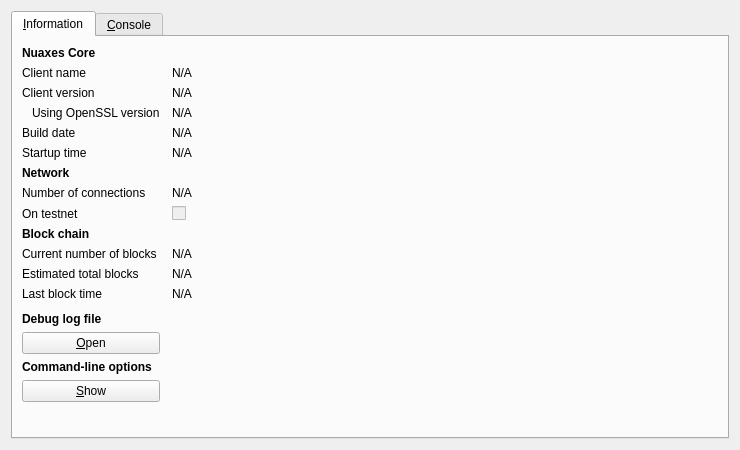
<?xml version="1.0" encoding="UTF-8"?>
<ui version="4.0">
 <class>RPCConsole</class>
 <widget class="QDialog" name="RPCConsole">
  <property name="geometry">
   <rect>
    <x>0</x>
    <y>0</y>
    <width>740</width>
    <height>450</height>
   </rect>
  </property>
  <property name="windowTitle">
   <string>Nuaxes - Debug window</string>
  </property>
  <layout class="QVBoxLayout" name="verticalLayout_2">
   <item>
    <widget class="QTabWidget" name="tabWidget">
     <property name="currentIndex">
      <number>0</number>
     </property>
     <widget class="QWidget" name="tab_info">
      <attribute name="title">
       <string>&amp;Information</string>
      </attribute>
      <layout class="QGridLayout" name="gridLayout" columnstretch="0,1">
       <property name="horizontalSpacing">
        <number>12</number>
       </property>
       <item row="0" column="0">
        <widget class="QLabel" name="label_9">
         <property name="font">
          <font>
           <weight>75</weight>
           <bold>true</bold>
          </font>
         </property>
         <property name="text">
          <string>Nuaxes Core</string>
         </property>
        </widget>
       </item>
       <item row="1" column="0">
        <widget class="QLabel" name="label_5">
         <property name="text">
          <string>Client name</string>
         </property>
        </widget>
       </item>
       <item row="1" column="1">
        <widget class="QLabel" name="clientName">
         <property name="cursor">
          <cursorShape>IBeamCursor</cursorShape>
         </property>
         <property name="text">
          <string>N/A</string>
         </property>
         <property name="textFormat">
          <enum>Qt::PlainText</enum>
         </property>
         <property name="textInteractionFlags">
          <set>Qt::LinksAccessibleByMouse|Qt::TextSelectableByKeyboard|Qt::TextSelectableByMouse</set>
         </property>
        </widget>
       </item>
       <item row="2" column="0">
        <widget class="QLabel" name="label_6">
         <property name="text">
          <string>Client version</string>
         </property>
        </widget>
       </item>
       <item row="2" column="1">
        <widget class="QLabel" name="clientVersion">
         <property name="cursor">
          <cursorShape>IBeamCursor</cursorShape>
         </property>
         <property name="text">
          <string>N/A</string>
         </property>
         <property name="textFormat">
          <enum>Qt::PlainText</enum>
         </property>
         <property name="textInteractionFlags">
          <set>Qt::LinksAccessibleByMouse|Qt::TextSelectableByKeyboard|Qt::TextSelectableByMouse</set>
         </property>
        </widget>
       </item>
       <item row="3" column="0">
        <widget class="QLabel" name="label_14">
         <property name="text">
          <string>Using OpenSSL version</string>
         </property>
         <property name="indent">
          <number>10</number>
         </property>
        </widget>
       </item>
       <item row="3" column="1">
        <widget class="QLabel" name="openSSLVersion">
         <property name="cursor">
          <cursorShape>IBeamCursor</cursorShape>
         </property>
         <property name="text">
          <string>N/A</string>
         </property>
         <property name="textFormat">
          <enum>Qt::PlainText</enum>
         </property>
         <property name="textInteractionFlags">
          <set>Qt::LinksAccessibleByMouse|Qt::TextSelectableByKeyboard|Qt::TextSelectableByMouse</set>
         </property>
        </widget>
       </item>
       <item row="4" column="0">
        <widget class="QLabel" name="label_12">
         <property name="text">
          <string>Build date</string>
         </property>
        </widget>
       </item>
       <item row="4" column="1">
        <widget class="QLabel" name="buildDate">
         <property name="cursor">
          <cursorShape>IBeamCursor</cursorShape>
         </property>
         <property name="text">
          <string>N/A</string>
         </property>
         <property name="textFormat">
          <enum>Qt::PlainText</enum>
         </property>
         <property name="textInteractionFlags">
          <set>Qt::LinksAccessibleByMouse|Qt::TextSelectableByKeyboard|Qt::TextSelectableByMouse</set>
         </property>
        </widget>
       </item>
       <item row="5" column="0">
        <widget class="QLabel" name="label_13">
         <property name="text">
          <string>Startup time</string>
         </property>
        </widget>
       </item>
       <item row="5" column="1">
        <widget class="QLabel" name="startupTime">
         <property name="cursor">
          <cursorShape>IBeamCursor</cursorShape>
         </property>
         <property name="text">
          <string>N/A</string>
         </property>
         <property name="textFormat">
          <enum>Qt::PlainText</enum>
         </property>
         <property name="textInteractionFlags">
          <set>Qt::LinksAccessibleByMouse|Qt::TextSelectableByKeyboard|Qt::TextSelectableByMouse</set>
         </property>
        </widget>
       </item>
       <item row="6" column="0">
        <widget class="QLabel" name="label_11">
         <property name="font">
          <font>
           <weight>75</weight>
           <bold>true</bold>
          </font>
         </property>
         <property name="text">
          <string>Network</string>
         </property>
        </widget>
       </item>
       <item row="7" column="0">
        <widget class="QLabel" name="label_7">
         <property name="text">
          <string>Number of connections</string>
         </property>
        </widget>
       </item>
       <item row="7" column="1">
        <widget class="QLabel" name="numberOfConnections">
         <property name="cursor">
          <cursorShape>IBeamCursor</cursorShape>
         </property>
         <property name="text">
          <string>N/A</string>
         </property>
         <property name="textFormat">
          <enum>Qt::PlainText</enum>
         </property>
         <property name="textInteractionFlags">
          <set>Qt::LinksAccessibleByMouse|Qt::TextSelectableByKeyboard|Qt::TextSelectableByMouse</set>
         </property>
        </widget>
       </item>
       <item row="8" column="0">
        <widget class="QLabel" name="label_8">
         <property name="text">
          <string>On testnet</string>
         </property>
        </widget>
       </item>
       <item row="8" column="1">
        <widget class="QCheckBox" name="isTestNet">
         <property name="enabled">
          <bool>false</bool>
         </property>
         <property name="text">
          <string/>
         </property>
        </widget>
       </item>
       <item row="9" column="0">
        <widget class="QLabel" name="label_10">
         <property name="font">
          <font>
           <weight>75</weight>
           <bold>true</bold>
          </font>
         </property>
         <property name="text">
          <string>Block chain</string>
         </property>
        </widget>
       </item>
       <item row="10" column="0">
        <widget class="QLabel" name="label_3">
         <property name="text">
          <string>Current number of blocks</string>
         </property>
        </widget>
       </item>
       <item row="10" column="1">
        <widget class="QLabel" name="numberOfBlocks">
         <property name="cursor">
          <cursorShape>IBeamCursor</cursorShape>
         </property>
         <property name="text">
          <string>N/A</string>
         </property>
         <property name="textFormat">
          <enum>Qt::PlainText</enum>
         </property>
         <property name="textInteractionFlags">
          <set>Qt::LinksAccessibleByMouse|Qt::TextSelectableByKeyboard|Qt::TextSelectableByMouse</set>
         </property>
        </widget>
       </item>
       <item row="11" column="0">
        <widget class="QLabel" name="label_4">
         <property name="text">
          <string>Estimated total blocks</string>
         </property>
        </widget>
       </item>
       <item row="11" column="1">
        <widget class="QLabel" name="totalBlocks">
         <property name="cursor">
          <cursorShape>IBeamCursor</cursorShape>
         </property>
         <property name="text">
          <string>N/A</string>
         </property>
         <property name="textFormat">
          <enum>Qt::PlainText</enum>
         </property>
         <property name="textInteractionFlags">
          <set>Qt::LinksAccessibleByMouse|Qt::TextSelectableByKeyboard|Qt::TextSelectableByMouse</set>
         </property>
        </widget>
       </item>
       <item row="12" column="0">
        <widget class="QLabel" name="label_2">
         <property name="text">
          <string>Last block time</string>
         </property>
        </widget>
       </item>
       <item row="12" column="1">
        <widget class="QLabel" name="lastBlockTime">
         <property name="cursor">
          <cursorShape>IBeamCursor</cursorShape>
         </property>
         <property name="text">
          <string>N/A</string>
         </property>
         <property name="textFormat">
          <enum>Qt::PlainText</enum>
         </property>
         <property name="textInteractionFlags">
          <set>Qt::LinksAccessibleByMouse|Qt::TextSelectableByKeyboard|Qt::TextSelectableByMouse</set>
         </property>
        </widget>
       </item>
       <item row="13" column="0">
        <spacer name="verticalSpacer_2">
         <property name="orientation">
          <enum>Qt::Vertical</enum>
         </property>
         <property name="sizeHint" stdset="0">
          <size>
           <width>20</width>
           <height>20</height>
          </size>
         </property>
        </spacer>
       </item>
       <item row="14" column="0">
        <widget class="QLabel" name="labelDebugLogfile">
         <property name="font">
          <font>
           <weight>75</weight>
           <bold>true</bold>
          </font>
         </property>
         <property name="text">
          <string>Debug log file</string>
         </property>
        </widget>
       </item>
       <item row="15" column="0">
        <widget class="QPushButton" name="openDebugLogfileButton">
         <property name="toolTip">
          <string>Open the Nuaxes debug log file from the current data directory. This can take a few seconds for large log files.</string>
         </property>
         <property name="text">
          <string>&amp;Open</string>
         </property>
         <property name="autoDefault">
          <bool>false</bool>
         </property>
        </widget>
       </item>
       <item row="16" column="0">
        <widget class="QLabel" name="labelCLOptions">
         <property name="font">
          <font>
           <weight>75</weight>
           <bold>true</bold>
          </font>
         </property>
         <property name="text">
          <string>Command-line options</string>
         </property>
        </widget>
       </item>
       <item row="17" column="0">
        <widget class="QPushButton" name="showCLOptionsButton">
         <property name="toolTip">
          <string>Show the Nuaxes-Qt help message to get a list with possible Nuaxes command-line options.</string>
         </property>
         <property name="text">
          <string>&amp;Show</string>
         </property>
         <property name="autoDefault">
          <bool>false</bool>
         </property>
        </widget>
       </item>
       <item row="18" column="0">
        <spacer name="verticalSpacer">
         <property name="orientation">
          <enum>Qt::Vertical</enum>
         </property>
         <property name="sizeHint" stdset="0">
          <size>
           <width>20</width>
           <height>40</height>
          </size>
         </property>
        </spacer>
       </item>
      </layout>
     </widget>
     <widget class="QWidget" name="tab_console">
      <attribute name="title">
       <string>&amp;Console</string>
      </attribute>
      <layout class="QVBoxLayout" name="verticalLayout_3">
       <property name="spacing">
        <number>3</number>
       </property>
       <item>
        <widget class="QTextEdit" name="messagesWidget">
         <property name="minimumSize">
          <size>
           <width>0</width>
           <height>100</height>
          </size>
         </property>
         <property name="readOnly">
          <bool>true</bool>
         </property>
         <property name="tabKeyNavigation" stdset="0">
          <bool>false</bool>
         </property>
         <property name="columnCount" stdset="0">
          <number>2</number>
         </property>
        </widget>
       </item>
       <item>
        <layout class="QHBoxLayout" name="horizontalLayout">
         <property name="spacing">
          <number>3</number>
         </property>
         <item>
          <widget class="QLabel" name="label">
           <property name="text">
            <string notr="true">&gt;</string>
           </property>
          </widget>
         </item>
         <item>
          <widget class="QLineEdit" name="lineEdit"/>
         </item>
         <item>
          <widget class="QPushButton" name="clearButton">
           <property name="maximumSize">
            <size>
             <width>24</width>
             <height>24</height>
            </size>
           </property>
           <property name="toolTip">
            <string>Clear console</string>
           </property>
           <property name="text">
            <string/>
           </property>
           <property name="icon">
            <iconset resource="../bitcoin.qrc">
             <normaloff>:/icons/remove</normaloff>:/icons/remove</iconset>
           </property>
           <property name="shortcut">
            <string notr="true">Ctrl+L</string>
           </property>
           <property name="autoDefault">
            <bool>false</bool>
           </property>
          </widget>
         </item>
        </layout>
       </item>
      </layout>
     </widget>
    </widget>
   </item>
  </layout>
 </widget>
 <resources>
  <include location="../bitcoin.qrc"/>
 </resources>
 <connections/>
</ui>
